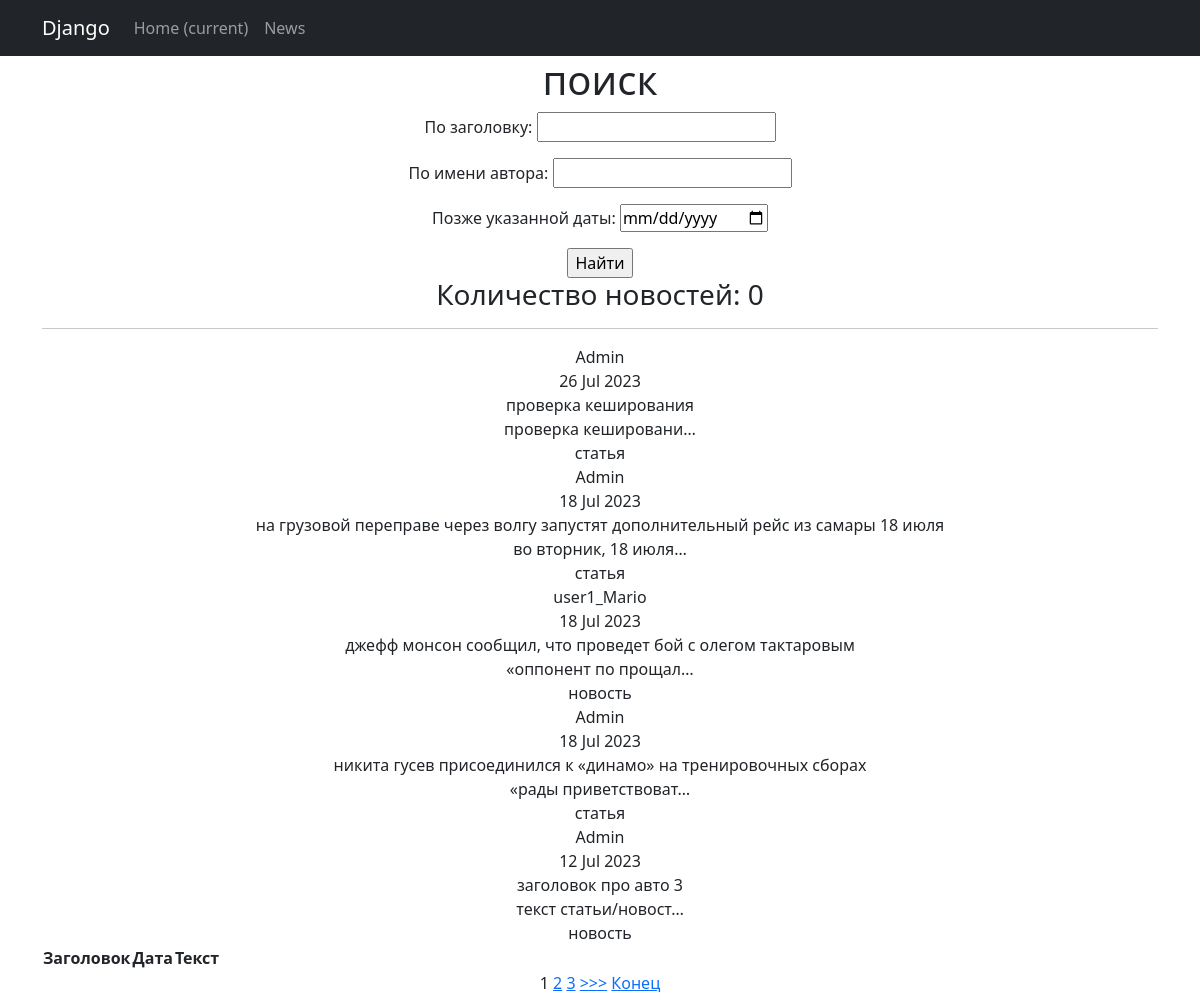
The app's page /news/search/ with its own data.
### News_Portal/models.py (models this page shows, shortened)
class Post(models.Model):
    article = 'AR'
    news = 'NE'
    POST_TYPES = [
        (article, 'статья'),
        (news, 'новость')
    ]
    author = models.ForeignKey(Author, on_delete=models.CASCADE)#связь «один ко многим» с моделью Author;
    type = models.CharField(max_length=2, choices=POST_TYPES, default=article)#поле с выбором — «статья» или «новость»;
    time_in = models.DateTimeField(auto_now_add=True)#автоматически добавляемая дата и время создания;
    category = models.ManyToManyField(Category, through='PostCategory')#связь «многие ко многим» с моделью Category (с дополнительной моделью PostCategory);
    header = models.CharField(max_length=255, default='заголовок')#заголовок статьи/новости;
    text = models.TextField(default='текст статьи/новости')#текст статьи/новости;
    _rating = models.IntegerField(default=0, db_column='rating')#рейтинг статьи/новости.
    def __str__(self):
        return f'{self.header.title()}: {self.text[:20]}'
    @property
    def rating(self):
        return self._rating
    @rating.setter
    def rating(self, value):
        self._rating = int(value) if value >= 0 else 0
        self.save()

class Author(models.Model):
    user = models.OneToOneField(User, on_delete=models.CASCADE)
    rating = models.IntegerField(default=0)

### News_Portal/views.py (the view)
# urls.py: path('search/', NewsSearch.as_view(), name='post_search'),
class NewsSearch(ListView):
    model = Post
    template_name = 'post_search.html'
    context_object_name = 'post_search'
    ordering = ['-time_in']
    paginate_by = 5
    def get_queryset(self):
        queryset = super().get_queryset()
        self.filterset = PostFilter(self.request.GET, queryset)
        return self.filterset.qs
    def get_context_data(self, **kwargs):
        context = super().get_context_data(**kwargs)
        context['filterset'] = self.filterset
        pprint(context)
        return context

### News_Portal/templatetags/custom_filters.py (called while the page is built)
@register.filter()
def censor(text: str):
    for bad_word in bad_words:
        text = text.lower().replace(bad_word.lower(), '*****')
    return text

@register.filter()
def pow(value, pow):
    return value**pow

### templates/post_search.html (shortened to what this page needs)
{% extends 'flatpages/default.html' %}
тега {% load custom_filters %}. Где custom_filters — это название Python файла-->
{% load custom_filters %}
{% block content %}
    <h1>поиск</h1>
   <form action="" method="get">
       {{ filterset.form.as_p }}
       <input type="submit" value="Найти" />
   </form>
    <h3>Количество новостей: {{ posts|length }}</h3>
    <hr>
    {%if post_search %}
        <table>
            <thead>
                <th>Заголовок</th>
                <th>Дата</th>
                <th>Текст</th>
            </thead>
            {% for post in post_search %}
            <div>
                {{ post.author.user.username }}
                <br>
                {{ post.time_in|date:'d M Y'}}
                <br>
                {{ post.header|censor }}
                <br>
                {{ post.text|truncatechars:20|censor }}
                <br>
                {{ post.get_type_display }}
            </div>
           {% endfor %}
        </table>
    {% else %}
       <h2>Новостей нет!Скукота</h2>
    {% endif %}
        {% for num in page_obj.paginator.page_range %}
            {% if page_obj.number == num %}
                <a>{{ num }}</a>
            {% elif num > page_obj.number|add:'-3' and num < page_obj.number|add:'3' %}
                <a href="?page={{ num }}">{{ num }}</a>
            {% endif %}
        {% endfor %}
        {% if page_obj.has_next %}
            <a href="?page={{ page_obj.next_page_number }}">>>></a>
            <a href="?page={{ page_obj.paginator.num_pages }}">Конец</a>
        {% endif %}
{% endblock content %}ml>

### records on screen
Post: author.user.username "Admin", time_in "26 Jul 2023", header|censor "проверка кеширования", text|censor "проверка кешировани…", type "статья"
Post: author.user.username "Admin", time_in "18 Jul 2023", header|censor "на грузовой переправе через волгу запустят дополнительный рейс из самары 18 июля", text|censor "во вторник, 18 июля…", type "статья"
Post: author.user.username "user1_Mario", time_in "18 Jul 2023", header|censor "джефф монсон сообщил, что проведет бой с олегом тактаровым", text|censor "«оппонент по прощал…", type "новость"
Post: author.user.username "Admin", time_in "18 Jul 2023", header|censor "никита гусев присоединился к «динамо» на тренировочных сборах", text|censor "«рады приветствоват…", type "статья"
Post: author.user.username "Admin", time_in "12 Jul 2023", header|censor "заголовок про авто 3", text|censor "текст статьи/новост…", type "новость"

### other values on screen
{{ posts|length }} "0"
{{ num }} "1"
{{ num }} "2" "3"
